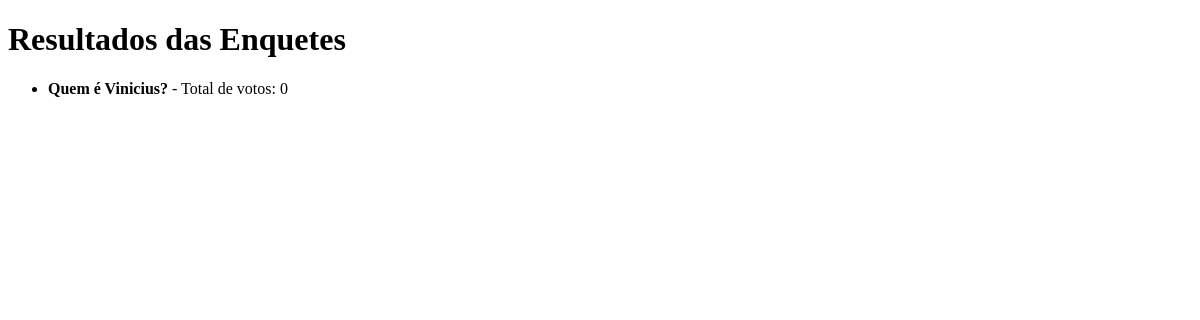
The app's page /polls/results/, older data.
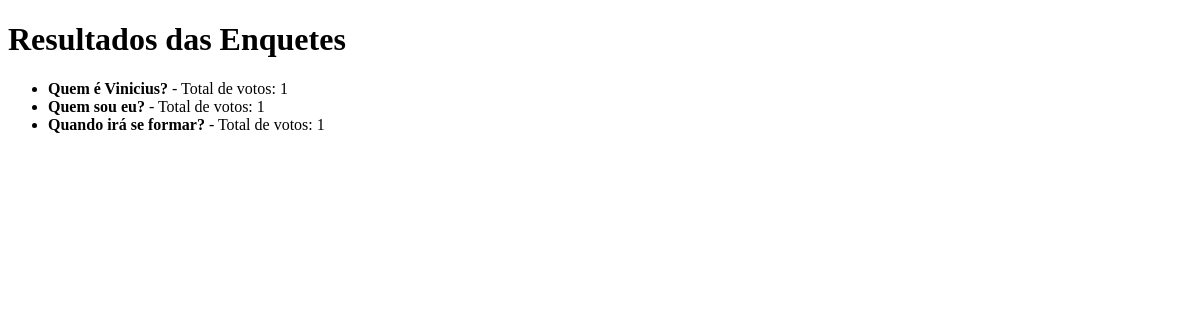
The same page, newer data.
### polls/models.py (models this page shows, shortened)
class Question(models.Model):
    question_text = models.CharField(max_length=200)
    pub_date = models.DateTimeField("date published")
    def total_votes(self):
        return sum(choice.votes for choice in self.choice_set.all())  # Soma os votos de todas as respostas

class Choice(models.Model):
    question = models.ForeignKey(Question, on_delete=models.CASCADE)
    choice_text = models.CharField(max_length=200)
    votes = models.IntegerField(default=0)

### polls/views.py (the view)
# urls.py: path("results/", views.all_results, name="all_results"),
def all_results(request):
    questions = Question.objects.all()  # Busca todas as perguntas
    return render(request, "polls/all_results.html", {"questions": questions})

### polls/templates/polls/all_results.html (shortened to what this page needs)
<!DOCTYPE html>
<html lang="pt-br">
<head>
</head>
<body>
    <h1>Resultados das Enquetes</h1>
    <ul>
        {% for question in questions %}
        <li>
            <strong>{{ question.question_text }}</strong> - Total de votos: {{ question.total_votes }}
        </li>
        {% empty %}
        <li>Nenhuma pergunta disponível.</li>
        {% endfor %}
    </ul>
</body>
</html>

Row changes from the older to the newer data that the page shows:
changed through a linked row, Question "Quem é Vinicius?": total_votes "0" → "1"
added Question: question_text "Quem sou eu?", total_votes "1"
added Question: question_text "Quando irá se formar?", total_votes "1"
